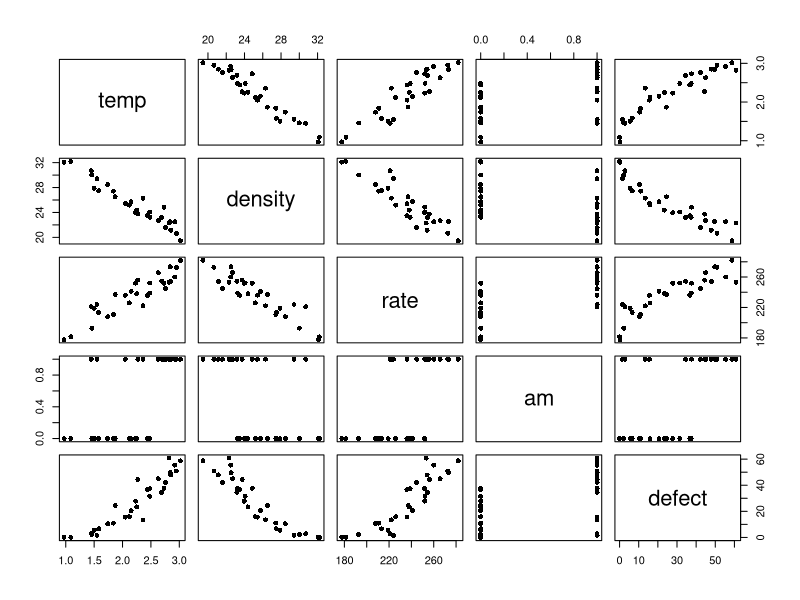

This figure's R source:
## ---- chunk 1
knitr::opts_chunk$set(echo = TRUE)
## ---- chunk 2
#install.packages("car") # only do this once
library(car)   # do this every R session
#setwd("/Users/ecm/teach/data/")
#quality = read.csv("quality.csv")
quality = data.frame( temp=c(.97,2.85,2.95,2.84,1.84,2.05,1.5,2.48,2.23,3.02,2.69,2.63,1.58,2.48,2.25,
  2.76,2.36,1.09,2.15,2.12,2.27,2.73,1.46,1.55,2.92,2.44,1.87,1.45,2.82,1.74), density=c(32.08,21.14,20.65,22.53,27.43,25.42,27.89,23.24,23.97,19.45,23.17,
  22.7,27.49,24.07,24.38,21.58,26.3,32.19,25.73,25.18,23.74,24.85,30.01,
  29.42,22.5,23.47,26.51,30.7,22.3,28.47), rate=c(177.7,254.1,272.6,273.4,210.8,236.1,219.1,238.9,251.9,281.9,254.5,265.7,
  213.3,252.2,238.1,244.7,222.1,181.4,241,226,256,251.9,192.8,223.9,260.0,236,
  237.0,221,253.2,207.9), 
am=c(0,1,1,1,0,1,0,0,0,1,1,1,0,0,0,1,1,0,0,0,1,1,0,1,1,0,0,1,1,0), defect=c(.2,47.9,50.9,49.7,11,15.6,5.5,37.4,27.8,58.7,34.5,45,6.6,31.5,23.4,
  42.2,13.4,0,20.6,15.9,44.4,37.6,2.2,1.5,55.4,36.7,24.5,2.8,60.8,10.5) )
str(quality)
summary(quality)
## ---- chunk 3
plot(quality, pch=16)
## ---- chunk 4
round(cor(quality), 3)
## ---- chunk 5
fit = lm(defect~., quality)
summary(fit)
vif(fit) 
## ---- chunk 6
summary(lm(defect~temp, quality))
## ---- chunk 7
summary(lm(defect~density, quality))
## ---- chunk 8
summary(lm(defect~rate, quality))
## ---- chunk 9
summary(lm(defect~am, quality))
## ---- chunk 10
summary(lm(defect~rate+am, quality))
## ---- chunk 11
t.test(defect~am, quality, var.equal=T)
## ---- chunk 12
summary(lm(defect~am, quality))
